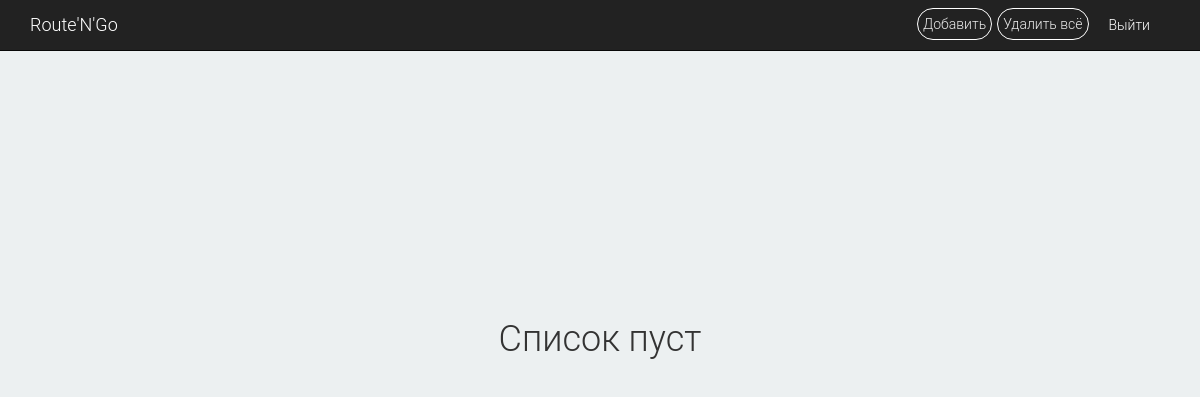
Before: /admin/admin_page.php (signed in) with the older database file.
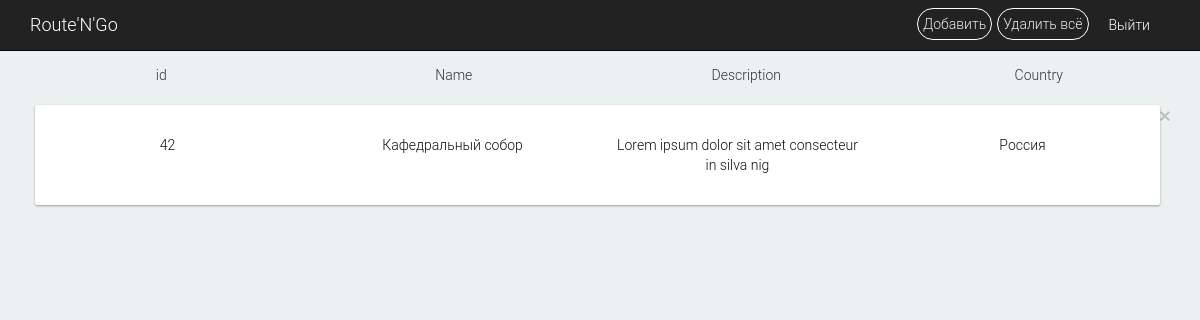
After: the same page with the newer database file.
### tables this page shows
CREATE TABLE IF NOT EXISTS `places` (
  `id` int(11) NOT NULL,
  `name` varchar(31) NOT NULL,
  `name_en` varchar(255) NOT NULL,
  `name_pl` varchar(255) NOT NULL,
  `name_de` varchar(255) NOT NULL,
  `name_lt` varchar(255) NOT NULL,
  `description` text NOT NULL,
  `description_en` text NOT NULL,
  `description_pl` text NOT NULL,
  `description_de` text NOT NULL,
  `description_lt` text NOT NULL,
  `country` varchar(31) NOT NULL,
  `country_en` varchar(255) NOT NULL,
  `country_pl` varchar(255) NOT NULL,
  `country_de` varchar(255) NOT NULL,
  `country_lt` varchar(255) NOT NULL,
  `city` varchar(31) NOT NULL,
  `city_en` varchar(255) NOT NULL,
  `city_pl` varchar(255) NOT NULL,
  `city_de` varchar(255) NOT NULL,
  `city_lt` varchar(255) NOT NULL,
  `region` int(11) NOT NULL,
  `image_url` varchar(255) NOT NULL,
  `website_url` varchar(255) DEFAULT NULL,
  `x_latLng` double NOT NULL,
  `y_latLng` double NOT NULL,
  `time` datetime DEFAULT NULL
);

### admin/includes/config.php (called while the page is built, shortened)
<?php session_start();
    $config = array(
        'title' =>'Route\'N\'Go',
        'db' => array(
            'server' => '127.0.0.1',
            'username' => 'root',
            'password' => '',
            'name' => 'routengo_db'
        )
    );

### admin/admin_page.php (the view, shortened to what this page needs)
<?php require "/includes/config.php";
    if (!isset($_SESSION['loggedin']) || isset($_SESSION['loggedin']) == false)
    {
        header("Location: login.php");
    }
    else{
?>
<!DOCTYPE html>
<html lang="en">
<head>
    <link rel="stylesheet" href="https://maxcdn.bootstrapcdn.com/bootstrap/3.3.7/css/bootstrap.min.css">
    <link href="media/css/styles.css" rel="stylesheet" type="text/css"/>
    <link href="media/css/media.css" rel="stylesheet" type="text/css"/>
</head>
<body>
<?php include "/includes/header.php";
?>
<div class="main">
    <div class="container" id="list">
        <?php
        $places = mysqli_query($connection, "SELECT `id`,`name`,`description`,`country` FROM `places` ORDER BY `id` DESC ");
        if (mysqli_num_rows($places) != 0){
        ?>
        <div class="row titles">
            <div id="js" class="col-md-3 id">id</div>
            <div class="col-md-3">Name</div>
            <div class="col-md-3">Description</div>
            <div class="col-md-3">Country</div>
        </div>
        <ul class="list_view">
            <?php
            while ($place = mysqli_fetch_assoc($places)) {
                ?>
                <li id="item">
                    <a href="delete_place.php?del=<?php echo($place['id']) ?>" class="close"
                       aria-hidden="true">&times;</a>
                    <a href="edit_place.php?id=<?php echo $place['id']; ?>">
                        <div class="item_card">
                            <div class="row">
                                <div class="col-md-3 item_id" style="color: #0f0f0f"><?php echo($place['id']) ?></div>
                                <div class="col-md-3" style="color: #0f0f0f"><?php echo $place['name'] ?></div>
                                <div class="col-md-3"
                                     style="color: #0f0f0f"><?php echo mb_substr($place['description'], 0, 50, 'utf-8') ?></div>
                                <div class="col-md-3" style="color: #0f0f0f"><?php echo $place['country'] ?></div>
                            </div>
                        </div>
                    </a>
                </li>
                <?php
            }
            } else {
                echo '<h1>Список пуст</h1>';
            }
            ?>
        </ul>
    </div>
</div>
</body>
<?php
}
?>

### admin/includes/header.php (shortened to what this page needs)
<div class="navbar navbar-inverse navbar-fixed-top"  role="navigation" >
    <div class="container">
        <div class="navbar-header">
            <a class="navbar-brand" href="login.php"><?php echo $config['title']; ?></a>
        </div>
        <div id="primary-menu" class="collapse navbar-collapse navbar-right custom-controls" data-animations="fadeInDown fadeInRight fadeInUp fadeInLeft id="controls">
            <ul class="nav navbar-nav">
                <li><a href="add_place.php" class="add">Добавить</a>
                <li><a href="delete_all.php" class="add">Удалить всё</a></li>
                <li><a href="logout.php" >Выйти</a>
                </li>
            </ul>
        </div>
    </div>
</div>

### admin/media/css/styles.css (style rules this page uses)
#primary-menu > ul > li { padding-right: 5px; text-align: center }
#primary-menu > ul > li:first-child a { transition: all 0.3s cubic-bezier(.25, .8, .25, 1); color: #eeeeee; padding: 5px; margin-top: 8px; text-align: center; }
#primary-menu > ul > li:nth-child(2) a { transition: all 0.3s cubic-bezier(.25, .8, .25, 1); color: #eeeeee; padding: 5px; margin-top: 8px; }
body { font-family: 'Roboto Light', sans-serif; background:#ecf0f1; }
.list_view { padding: 0; }
.col-md-3 { text-align: center; }
.add { -webkit-border-radius: 28px; -moz-border-radius: 28px; border-radius: 28px; color: #ffffff; border: solid #ffffff 1px; text-decoration: none; padding: 0; margin: 0; }
.list_view >li { list-style:none; }
.list_view > li a { text-decoration:none; }
.titles { padding-top:65px; }
.item_card { box-shadow: 0 1px 3px rgba(0,0,0,0.12), 0 1px 2px rgba(0,0,0,0.24); transition: all 0.3s cubic-bezier(.25,.8,.25,1); border-radius: 2px; background: white; padding: 30px 10px 30px 5px; margin: 20px 10px 30px 5px; color: black; font-family: 'Roboto Light', sans-serif; }
.navbar-brand { color: white!important; }
.navbar-collapse { border: none; }
.collapse { background-color: transparent; }
.navbar-inverse .navbar-nav>li>a { color: white; }
h1 { text-align: center; padding-top: 300px; }

Changed rows visible on the page:
added places: id "42", name "Кафедральный собор", description "Lorem ipsum dolor sit amet consecteur in silva nig", country "Россия"
Other visible differences:
text no longer shown: "Список пуст"
text now shown: "id Name Description Country"
